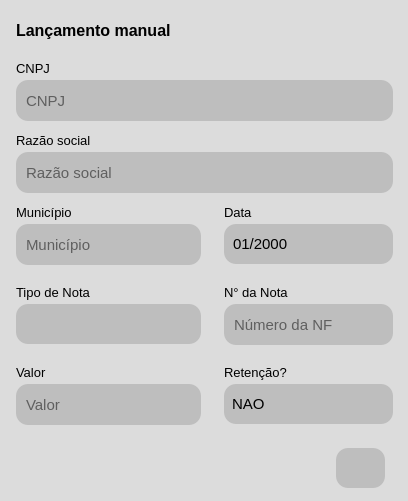
<?xml version="1.0" encoding="UTF-8"?>
<ui version="4.0">
 <class>janela_lancar_manual</class>
 <widget class="QMainWindow" name="janela_lancar_manual">
  <property name="geometry">
   <rect>
    <x>0</x>
    <y>0</y>
    <width>408</width>
    <height>501</height>
   </rect>
  </property>
  <property name="windowTitle">
   <string>MainWindow</string>
  </property>
  <property name="windowIcon">
   <iconset resource="icons.qrc">
    <normaloff>:/icons/conta.png</normaloff>:/icons/conta.png</iconset>
  </property>
  <property name="styleSheet">
   <string notr="true">
/************************************************************/
/*JANELA*/

QMainWindow::pane {
    background-color: rgb(220, 220, 220); /* Cor do painel */
    font-size: 30px; /* Tamanho da fonte */
}

QMainWindow::tab {
     background-color: rgb(220, 220, 220 ); /* Cor das abas selecionadas */
     color: black;
}

QMainWindow::tab:selected {
    background-color: rgb(190,190, 190); /* Cor das abas selecionadas */
    color: black;
}

QWidget {
    background-color: rgb(220, 220, 220);
    color: black;
    border: none;
}


/************************************************************/
/*CAMPOS DE TEXTO*/

QMainWindow QLineEdit {
    border: 1px solid rgb(120, 120, 120);
    border-radius: 0;
    background-color: rgb(190, 190, 190);
	border-radius: 12px;
	padding: 8px;
}

QLineEdit:disabled, QLineEdit:!focus {
    border: none;
}

/************************************************************/
/*CAMPOS DE TEXTO*/

QTabWidget QTextEdit {
    border: 1px solid rgb(120, 120, 120);
    border-radius: 0;
    background-color: rgb(190, 190, 190);
	border-radius: 12px;
	padding: 8px
}

QTabWidget QTextEdit:disabled, QTextEdit:!focus {
    border: none;
}


/************************************************************/
/*BUTTON*/
QPushButton{
	background-color: rgb(190, 190, 190);
	border-radius: 12px;
    padding: 5px;
}

QPushButton:hover{
	background-color: rgb(160, 160, 160);
	border-radius: 12px;
    padding: 5px;
}

/************************************************************/
/*TABLE*/

QTabWidget QTableWidget {
    background-color: rgb(220, 220, 220); 
	border: 1px solid rgb(120, 120, 120);
}

/************************************************************/
/*DATE*/

 QDateEdit {
	border: 1px solid rgb(120, 120, 120);
    border-radius: 12px;
    background-color: rgb(190, 190, 190);
	padding: 7px
}

 QDateEdit:disabled, QDateEdit:!focus {
   border: none;
}
 QDateEdit::up-button {
    width: 0;
    height: 0;
    border: none;
}
 QDateEdit::down-button {
    width: 0;
    height: 0;
    border: none;
}


QComboBox {
    border: none;
    background-color: rgb(190, 190, 190);
	border-radius: 12px;
    padding: 8px
}

 QComboBox:disabled, QComboBox:!focus {
    border:none;
}
 QComboBox::down-arrow {
    image: none;
}
QComboBox::drop-down {
    width: 0;
}



</string>
  </property>
  <widget class="QWidget" name="centralwidget">
   <widget class="QLabel" name="label_2">
    <property name="geometry">
     <rect>
      <x>16</x>
      <y>16</y>
      <width>172</width>
      <height>29</height>
     </rect>
    </property>
    <property name="font">
     <font>
      <family>Segoe UI</family>
      <pointsize>12</pointsize>
      <weight>75</weight>
      <bold>true</bold>
     </font>
    </property>
    <property name="text">
     <string>Lançamento manual</string>
    </property>
   </widget>
   <widget class="QLineEdit" name="campo_cnpj_manual">
    <property name="geometry">
     <rect>
      <x>16</x>
      <y>80</y>
      <width>377</width>
      <height>41</height>
     </rect>
    </property>
    <property name="font">
     <font>
      <family>Segoe UI</family>
      <pointsize>11</pointsize>
     </font>
    </property>
    <property name="placeholderText">
     <string>CNPJ</string>
    </property>
   </widget>
   <widget class="QLineEdit" name="campo_valor_nota_manual">
    <property name="geometry">
     <rect>
      <x>16</x>
      <y>384</y>
      <width>185</width>
      <height>41</height>
     </rect>
    </property>
    <property name="font">
     <font>
      <family>Segoe UI</family>
      <pointsize>11</pointsize>
     </font>
    </property>
    <property name="placeholderText">
     <string>Valor</string>
    </property>
   </widget>
   <widget class="QDateEdit" name="campo_data_manual">
    <property name="geometry">
     <rect>
      <x>224</x>
      <y>224</y>
      <width>169</width>
      <height>40</height>
     </rect>
    </property>
    <property name="font">
     <font>
      <family>Segoe UI</family>
      <pointsize>11</pointsize>
     </font>
    </property>
    <property name="displayFormat">
     <string>MM/yyyy</string>
    </property>
   </widget>
   <widget class="QLineEdit" name="campo_numero_nota_manual">
    <property name="geometry">
     <rect>
      <x>224</x>
      <y>304</y>
      <width>169</width>
      <height>41</height>
     </rect>
    </property>
    <property name="font">
     <font>
      <family>Segoe UI</family>
      <pointsize>11</pointsize>
     </font>
    </property>
    <property name="placeholderText">
     <string>Número da NF</string>
    </property>
   </widget>
   <widget class="QLabel" name="label_3">
    <property name="geometry">
     <rect>
      <x>16</x>
      <y>56</y>
      <width>105</width>
      <height>25</height>
     </rect>
    </property>
    <property name="font">
     <font>
      <family>Segoe UI</family>
      <pointsize>10</pointsize>
      <weight>50</weight>
      <bold>false</bold>
     </font>
    </property>
    <property name="styleSheet">
     <string notr="true">background-color:transparent</string>
    </property>
    <property name="text">
     <string>CNPJ</string>
    </property>
   </widget>
   <widget class="QLabel" name="label_4">
    <property name="geometry">
     <rect>
      <x>224</x>
      <y>200</y>
      <width>105</width>
      <height>25</height>
     </rect>
    </property>
    <property name="font">
     <font>
      <family>Segoe UI</family>
      <pointsize>10</pointsize>
      <weight>50</weight>
      <bold>false</bold>
     </font>
    </property>
    <property name="styleSheet">
     <string notr="true">background-color:transparent</string>
    </property>
    <property name="text">
     <string>Data</string>
    </property>
   </widget>
   <widget class="QLabel" name="label_5">
    <property name="geometry">
     <rect>
      <x>16</x>
      <y>280</y>
      <width>105</width>
      <height>25</height>
     </rect>
    </property>
    <property name="font">
     <font>
      <family>Segoe UI</family>
      <pointsize>10</pointsize>
      <weight>50</weight>
      <bold>false</bold>
     </font>
    </property>
    <property name="styleSheet">
     <string notr="true">background-color:transparent</string>
    </property>
    <property name="text">
     <string>Tipo de Nota</string>
    </property>
   </widget>
   <widget class="QLabel" name="label_6">
    <property name="geometry">
     <rect>
      <x>224</x>
      <y>280</y>
      <width>105</width>
      <height>25</height>
     </rect>
    </property>
    <property name="font">
     <font>
      <family>Segoe UI</family>
      <pointsize>10</pointsize>
      <weight>50</weight>
      <bold>false</bold>
     </font>
    </property>
    <property name="styleSheet">
     <string notr="true">background-color:transparent</string>
    </property>
    <property name="text">
     <string>N° da Nota</string>
    </property>
   </widget>
   <widget class="QLabel" name="label_7">
    <property name="geometry">
     <rect>
      <x>16</x>
      <y>360</y>
      <width>105</width>
      <height>25</height>
     </rect>
    </property>
    <property name="font">
     <font>
      <family>Segoe UI</family>
      <pointsize>10</pointsize>
      <weight>50</weight>
      <bold>false</bold>
     </font>
    </property>
    <property name="styleSheet">
     <string notr="true">background-color:transparent</string>
    </property>
    <property name="text">
     <string>Valor</string>
    </property>
   </widget>
   <widget class="QPushButton" name="btn_importar_manual">
    <property name="geometry">
     <rect>
      <x>336</x>
      <y>448</y>
      <width>49</width>
      <height>40</height>
     </rect>
    </property>
    <property name="font">
     <font>
      <pointsize>14</pointsize>
     </font>
    </property>
    <property name="text">
     <string/>
    </property>
    <property name="icon">
     <iconset resource="icons.qrc">
      <normaloff>:/icons/upload.svg</normaloff>:/icons/upload.svg</iconset>
    </property>
    <property name="iconSize">
     <size>
      <width>23</width>
      <height>23</height>
     </size>
    </property>
   </widget>
   <widget class="QComboBox" name="campo_tipo_nota_manual">
    <property name="geometry">
     <rect>
      <x>16</x>
      <y>304</y>
      <width>185</width>
      <height>40</height>
     </rect>
    </property>
    <property name="font">
     <font>
      <family>Segoe UI</family>
      <pointsize>11</pointsize>
      <weight>50</weight>
      <bold>false</bold>
     </font>
    </property>
    <item>
     <property name="text">
      <string/>
     </property>
    </item>
    <item>
     <property name="text">
      <string>PRODUTO</string>
     </property>
    </item>
    <item>
     <property name="text">
      <string>SERVIÇO</string>
     </property>
    </item>
   </widget>
   <widget class="QLabel" name="label_8">
    <property name="geometry">
     <rect>
      <x>224</x>
      <y>360</y>
      <width>105</width>
      <height>25</height>
     </rect>
    </property>
    <property name="font">
     <font>
      <family>Segoe UI</family>
      <pointsize>10</pointsize>
      <weight>50</weight>
      <bold>false</bold>
     </font>
    </property>
    <property name="styleSheet">
     <string notr="true">background-color:transparent</string>
    </property>
    <property name="text">
     <string>Retenção?</string>
    </property>
   </widget>
   <widget class="QComboBox" name="campo_retencao_nota_manual">
    <property name="geometry">
     <rect>
      <x>224</x>
      <y>384</y>
      <width>169</width>
      <height>40</height>
     </rect>
    </property>
    <property name="font">
     <font>
      <family>Segoe UI</family>
      <pointsize>11</pointsize>
      <weight>50</weight>
      <bold>false</bold>
     </font>
    </property>
    <item>
     <property name="text">
      <string>NAO</string>
     </property>
    </item>
    <item>
     <property name="text">
      <string>SIM</string>
     </property>
    </item>
   </widget>
   <widget class="QLineEdit" name="campo_municipio_nota_manual">
    <property name="geometry">
     <rect>
      <x>16</x>
      <y>224</y>
      <width>185</width>
      <height>41</height>
     </rect>
    </property>
    <property name="font">
     <font>
      <family>Segoe UI</family>
      <pointsize>11</pointsize>
     </font>
    </property>
    <property name="placeholderText">
     <string>Município</string>
    </property>
   </widget>
   <widget class="QLineEdit" name="campo_razao_social_manual">
    <property name="geometry">
     <rect>
      <x>16</x>
      <y>152</y>
      <width>377</width>
      <height>41</height>
     </rect>
    </property>
    <property name="font">
     <font>
      <family>Segoe UI</family>
      <pointsize>11</pointsize>
     </font>
    </property>
    <property name="placeholderText">
     <string>Razão social</string>
    </property>
   </widget>
   <widget class="QLabel" name="label_9">
    <property name="geometry">
     <rect>
      <x>16</x>
      <y>128</y>
      <width>105</width>
      <height>25</height>
     </rect>
    </property>
    <property name="font">
     <font>
      <family>Segoe UI</family>
      <pointsize>10</pointsize>
      <weight>50</weight>
      <bold>false</bold>
     </font>
    </property>
    <property name="styleSheet">
     <string notr="true">background-color:transparent</string>
    </property>
    <property name="text">
     <string>Razão social</string>
    </property>
   </widget>
   <widget class="QLabel" name="label_10">
    <property name="geometry">
     <rect>
      <x>16</x>
      <y>200</y>
      <width>105</width>
      <height>25</height>
     </rect>
    </property>
    <property name="font">
     <font>
      <family>Segoe UI</family>
      <pointsize>10</pointsize>
      <weight>50</weight>
      <bold>false</bold>
     </font>
    </property>
    <property name="styleSheet">
     <string notr="true">background-color:transparent</string>
    </property>
    <property name="text">
     <string>Município</string>
    </property>
   </widget>
  </widget>
 </widget>
 <tabstops>
  <tabstop>campo_cnpj_manual</tabstop>
  <tabstop>campo_razao_social_manual</tabstop>
  <tabstop>campo_municipio_nota_manual</tabstop>
  <tabstop>campo_data_manual</tabstop>
  <tabstop>campo_tipo_nota_manual</tabstop>
  <tabstop>campo_numero_nota_manual</tabstop>
  <tabstop>campo_valor_nota_manual</tabstop>
  <tabstop>campo_retencao_nota_manual</tabstop>
  <tabstop>btn_importar_manual</tabstop>
 </tabstops>
 <resources>
  <include location="icons.qrc"/>
 </resources>
 <connections/>
</ui>
